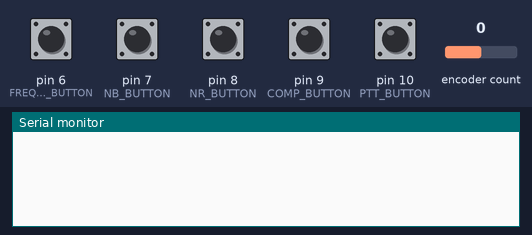
This sketch was run on a simulated Arduino Nano, built with avr-gcc and run on an emulated ATmega328P. Shown: the last lines printed to the serial monitor. The test bench sets the inputs (shaded band); at power-on: pin 6 (FREQ_TOGGLE_BUTTON), pin 7 (NB_BUTTON), pin 8 (NR_BUTTON), pin 9 (COMP_BUTTON), pin 10 (PTT_BUTTON) HIGH, encoder count 0.

Above: at 1.2 s.
1.3 s: encoder count set to 1
At 1.6 s:
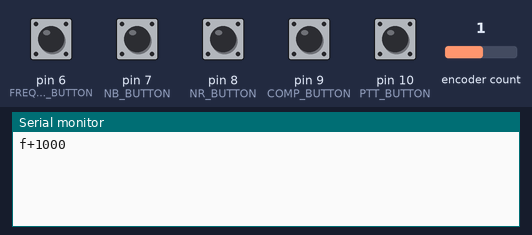
2.8 s: pin 6 (FREQ_TOGGLE_BUTTON) pulled LOW for 0.15 s
At 4.0 s:
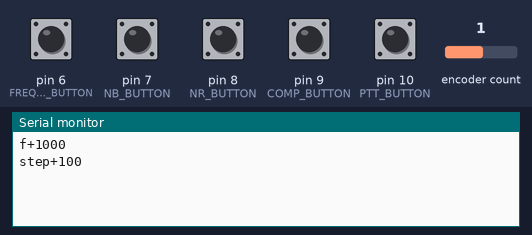
4.4 s: pin 7 (NB_BUTTON) pulled LOW for 0.15 s
At 5.2 s:
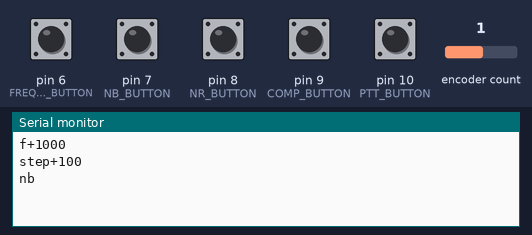
6.0 s: pin 8 (NR_BUTTON) pulled LOW for 0.15 s
At 6.4 s:
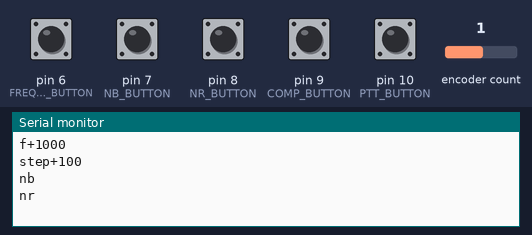
7.6 s: pin 9 (COMP_BUTTON) pulled LOW for 0.15 s
At 8.8 s:
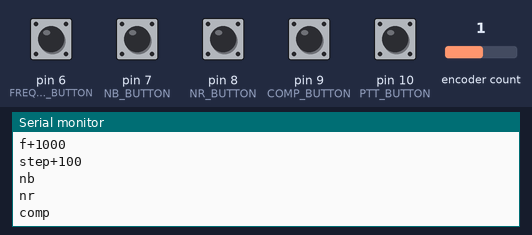
9.2 s: pin 10 (PTT_BUTTON) pulled LOW for 0.15 s
At 10.8 s:
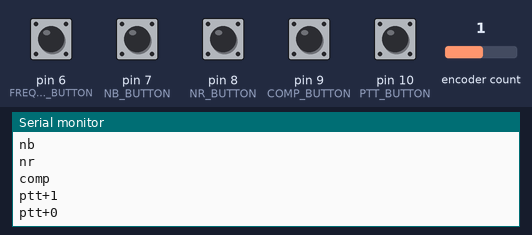

The sketch:

rigctl.ino
```cpp
#include <Encoder.h>

#define FREQ_ENCODER_A 2
#define FREQ_ENCODER_B 3
#define FREQ_TOGGLE_BUTTON 6
#define NB_BUTTON 7
#define NR_BUTTON 8
#define COMP_BUTTON 9
#define PTT_BUTTON 10

Encoder freqEncoder(FREQ_ENCODER_A, FREQ_ENCODER_B);
long freqStep = 1000; // Hz

unsigned long lastDebounceTime = 0;
unsigned long debounceDelay = 50;

String serialInput = "";

void updateFrequency();
void toggleStep();
void toggleNoiseBlanker();
void toggleNoiseReduction();
void toggleCompressor();
void updatePTT();

void setup() {
  pinMode(FREQ_TOGGLE_BUTTON, INPUT_PULLUP);
  pinMode(NB_BUTTON, INPUT_PULLUP);
  pinMode(NR_BUTTON, INPUT_PULLUP);
  pinMode(COMP_BUTTON, INPUT_PULLUP);
  pinMode(PTT_BUTTON, INPUT_PULLUP);

  Serial.begin(115200);
}

void loop() {
  updateFrequency();
  toggleStep();
  toggleNoiseBlanker();
  toggleNoiseReduction();
  toggleCompressor();
  updatePTT();
}

void updateFrequency()
{
  static long lastEncoderValue = 0;
  long encoderValue = freqEncoder.read();
  long diff = encoderValue - lastEncoderValue;

  if (diff >= 4)
  {
    Serial.println("f+" + String(freqStep));
    lastEncoderValue = encoderValue;
  }
  else if (diff <= -4)
  {
    Serial.println("f-" + String(freqStep));
    lastEncoderValue = encoderValue;
  }

}

void toggleStep()
{
  bool buttonState = digitalRead(FREQ_TOGGLE_BUTTON);
  static bool lastButtonState = HIGH;
  if (buttonState == LOW && lastButtonState == HIGH && millis() - lastDebounceTime > debounceDelay)
  {
    freqStep = (freqStep == 100) ? 1000 : 100;
    Serial.println("step+" + String(freqStep));
  }

  lastButtonState = buttonState;
}

void toggleNoiseBlanker()
{
  bool buttonState = digitalRead(NB_BUTTON);
  static bool lastButtonState = LOW;
  if (buttonState == LOW && lastButtonState == HIGH && millis() - lastDebounceTime > debounceDelay)
  {
    Serial.println("nb");
    lastDebounceTime = millis();
  }
  lastButtonState = buttonState;
}

void toggleNoiseReduction()
{
  bool buttonState = digitalRead(NR_BUTTON);
  static bool lastButtonState = LOW;
  if (buttonState == LOW && lastButtonState == HIGH && millis() - lastDebounceTime > debounceDelay)
  {
    Serial.println("nr");
    lastDebounceTime = millis();
  }
  lastButtonState = buttonState;
}

void toggleCompressor()
{
  bool buttonState = digitalRead(COMP_BUTTON);
  static bool lastButtonState = LOW;
  if (buttonState == LOW && lastButtonState == HIGH && millis() - lastDebounceTime > debounceDelay)
  {
    Serial.println("comp");
    lastDebounceTime = millis();
  }
  lastButtonState = buttonState;
}

void updatePTT() {
  static bool pttState = false;
  bool pttButtonState = digitalRead(PTT_BUTTON);
  if (pttButtonState == LOW && !pttState)
  {
    pttState = true;
    Serial.println("ptt+1");
  }
  else if (pttButtonState == HIGH && pttState)
  {
    pttState = false;
    Serial.println("ptt+0");
  }
}
```

Measured:
- after the input at 1.3 s, the serial monitor: prints a new line at once (image 1)
- after the input at 2.8 s, the serial monitor: prints a new line at once (image 2)
- after the input at 4.4 s, the serial monitor: prints a new line at once (image 3)
- after the input at 6.0 s, the serial monitor: prints a new line at once (image 4)
- after the input at 7.6 s, the serial monitor: prints a new line at once (image 5)
- after the input at 9.2 s, the serial monitor: prints a new line at once (image 6)
